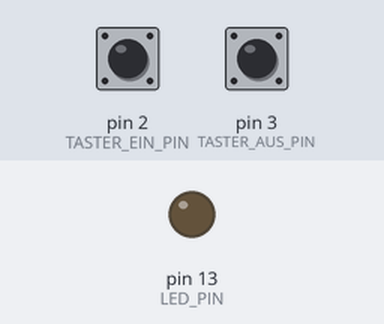
Bench run of a sketch on a simulated Arduino Uno, built with avr-gcc and run on an emulated ATmega328P. Parts: output pins drawn as LEDs (lit = HIGH). The test bench sets the inputs (shaded band); at power-on: pin 2 (TASTER_EIN_PIN) LOW, pin 3 (TASTER_AUS_PIN) LOW.

Above: at 1.2 s.
1.3 s: pin 2 (TASTER_EIN_PIN) pulled HIGH for 0.15 s
At 2.5 s:
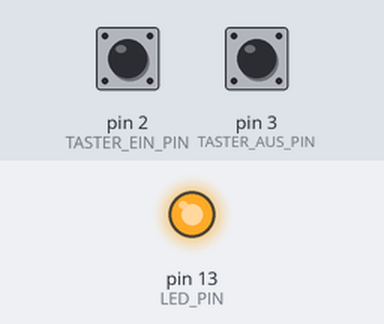
2.9 s: pin 3 (TASTER_AUS_PIN) pulled HIGH for 0.15 s
At 3.8 s:
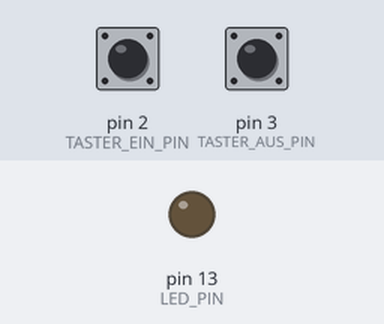
4.5 s: pin 2 (TASTER_EIN_PIN) pulled HIGH for 1 s
At 5.0 s:
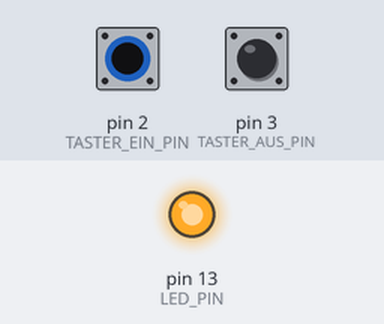
7.0 s: pin 2 (TASTER_EIN_PIN) driven HIGH and pin 3 (TASTER_AUS_PIN) driven HIGH
At 8.2 s:
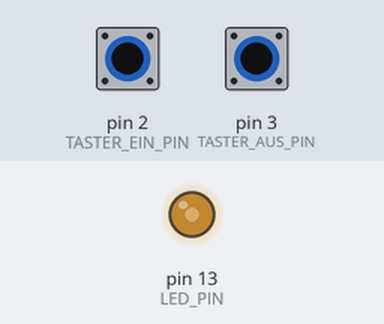
8.5 s: pin 3 (TASTER_AUS_PIN) driven LOW
At 9.1 s:
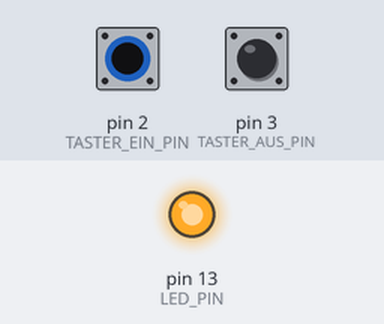
Timing chart, 0 to 11.0 s (numbered marks = the images above; inputs shaded):
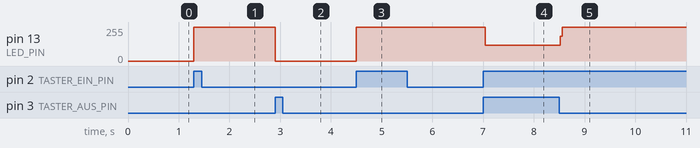

Measured:
- after the input at 1.3 s, pin 13 (LED_PIN): 0/255 → 255/255 at once
- after the input at 2.9 s, pin 13 (LED_PIN): 255/255 → 0/255 at once
- after the input at 4.5 s, pin 13 (LED_PIN): 0/255 → 255/255 at once
- after the input at 7.0 s, pin 13 (LED_PIN): 255/255 → 119/255 at once
- after the input at 8.5 s, pin 13 (LED_PIN): 119/255 → 255/255 at once

The sketch:

led_zwei_taster.ino
```cpp
/*
 * Projekt 7: LED permanent an/aus mit zwei Tastern
 * Ein Taster schaltet LED ein, der andere schaltet sie aus.
 *
 * Schaltung:
 * - LED an Pin 13 (mit 220Ω Vorwiderstand)
 * - Taster EIN an Pin 2 (mit 10kΩ Pull-Down)
 * - Taster AUS an Pin 3 (mit 10kΩ Pull-Down)
 */

const int LED_PIN = 13;
const int TASTER_EIN_PIN = 2;
const int TASTER_AUS_PIN = 3;

void setup() {
  pinMode(LED_PIN, OUTPUT);
  pinMode(TASTER_EIN_PIN, INPUT);
  pinMode(TASTER_AUS_PIN, INPUT);
}

void loop() {
  if (digitalRead(TASTER_EIN_PIN) == HIGH) {
    digitalWrite(LED_PIN, HIGH);
  }

  if (digitalRead(TASTER_AUS_PIN) == HIGH) {
    digitalWrite(LED_PIN, LOW);
  }
}
```
